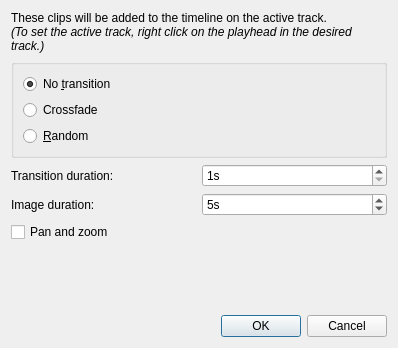
<?xml version="1.0" encoding="UTF-8"?>
<ui version="4.0">
 <class>AddClipsDlg</class>
 <widget class="QDialog" name="AddClipsDlg">
  <property name="geometry">
   <rect>
    <x>0</x>
    <y>0</y>
    <width>398</width>
    <height>348</height>
   </rect>
  </property>
  <property name="windowTitle">
   <string>Add clips</string>
  </property>
  <layout class="QGridLayout" name="gridLayout_3">
   <item row="0" column="0">
    <layout class="QGridLayout" name="gridLayout_2">
     <item row="0" column="0" colspan="2">
      <widget class="QLabel" name="infoLab">
       <property name="text">
        <string>&lt;html&gt;&lt;head/&gt;&lt;body&gt;&lt;p&gt;These clips will be added to the timeline on the active track.&lt;br/&gt;&lt;span style=&quot; font-style:italic;&quot;&gt;(To set the active track, right click on the playhead in the desired track.)&lt;/span&gt;&lt;/p&gt;&lt;/body&gt;&lt;/html&gt;</string>
       </property>
       <property name="wordWrap">
        <bool>true</bool>
       </property>
      </widget>
     </item>
     <item row="1" column="0" colspan="2">
      <widget class="QGroupBox" name="groupBox">
       <property name="title">
        <string/>
       </property>
       <layout class="QGridLayout" name="gridLayout">
        <item row="1" column="0">
         <widget class="QRadioButton" name="crossfadeTransitionRad">
          <property name="text">
           <string>Crossfade</string>
          </property>
         </widget>
        </item>
        <item row="0" column="0">
         <widget class="QRadioButton" name="noTransitionRad">
          <property name="text">
           <string>No &amp;transition</string>
          </property>
          <property name="checked">
           <bool>true</bool>
          </property>
         </widget>
        </item>
        <item row="2" column="0" colspan="2">
         <widget class="QRadioButton" name="randomTransitionRad">
          <property name="text">
           <string>&amp;Random</string>
          </property>
         </widget>
        </item>
       </layout>
      </widget>
     </item>
     <item row="2" column="0">
      <widget class="QLabel" name="label_2">
       <property name="text">
        <string>Transition duration:</string>
       </property>
      </widget>
     </item>
     <item row="2" column="1">
      <widget class="QSpinBox" name="transitionDurationSpin">
       <property name="suffix">
        <string>s</string>
       </property>
       <property name="minimum">
        <number>1</number>
       </property>
       <property name="maximum">
        <number>5</number>
       </property>
       <property name="value">
        <number>1</number>
       </property>
      </widget>
     </item>
     <item row="3" column="0">
      <widget class="QLabel" name="label">
       <property name="text">
        <string>Image duration:</string>
       </property>
      </widget>
     </item>
     <item row="3" column="1">
      <widget class="QSpinBox" name="imageDurationSpin">
       <property name="suffix">
        <string>s</string>
       </property>
       <property name="minimum">
        <number>1</number>
       </property>
       <property name="maximum">
        <number>60</number>
       </property>
       <property name="value">
        <number>5</number>
       </property>
      </widget>
     </item>
     <item row="4" column="0">
      <widget class="QCheckBox" name="panZoomCb">
       <property name="text">
        <string>Pan and zoom</string>
       </property>
      </widget>
     </item>
     <item row="5" column="0">
      <spacer name="verticalSpacer">
       <property name="orientation">
        <enum>Qt::Vertical</enum>
       </property>
       <property name="sizeHint" stdset="0">
        <size>
         <width>20</width>
         <height>40</height>
        </size>
       </property>
      </spacer>
     </item>
     <item row="6" column="0" colspan="2">
      <widget class="QDialogButtonBox" name="buttonBox">
       <property name="orientation">
        <enum>Qt::Horizontal</enum>
       </property>
       <property name="standardButtons">
        <set>QDialogButtonBox::Cancel|QDialogButtonBox::Ok</set>
       </property>
      </widget>
     </item>
    </layout>
   </item>
  </layout>
 </widget>
 <tabstops>
  <tabstop>noTransitionRad</tabstop>
  <tabstop>crossfadeTransitionRad</tabstop>
  <tabstop>randomTransitionRad</tabstop>
  <tabstop>imageDurationSpin</tabstop>
  <tabstop>transitionDurationSpin</tabstop>
  <tabstop>panZoomCb</tabstop>
 </tabstops>
 <resources/>
 <connections>
  <connection>
   <sender>buttonBox</sender>
   <signal>accepted()</signal>
   <receiver>AddClipsDlg</receiver>
   <slot>accept()</slot>
   <hints>
    <hint type="sourcelabel">
     <x>232</x>
     <y>320</y>
    </hint>
    <hint type="destinationlabel">
     <x>125</x>
     <y>252</y>
    </hint>
   </hints>
  </connection>
  <connection>
   <sender>buttonBox</sender>
   <signal>rejected()</signal>
   <receiver>AddClipsDlg</receiver>
   <slot>reject()</slot>
   <hints>
    <hint type="sourcelabel">
     <x>340</x>
     <y>320</y>
    </hint>
    <hint type="destinationlabel">
     <x>277</x>
     <y>251</y>
    </hint>
   </hints>
  </connection>
 </connections>
</ui>
